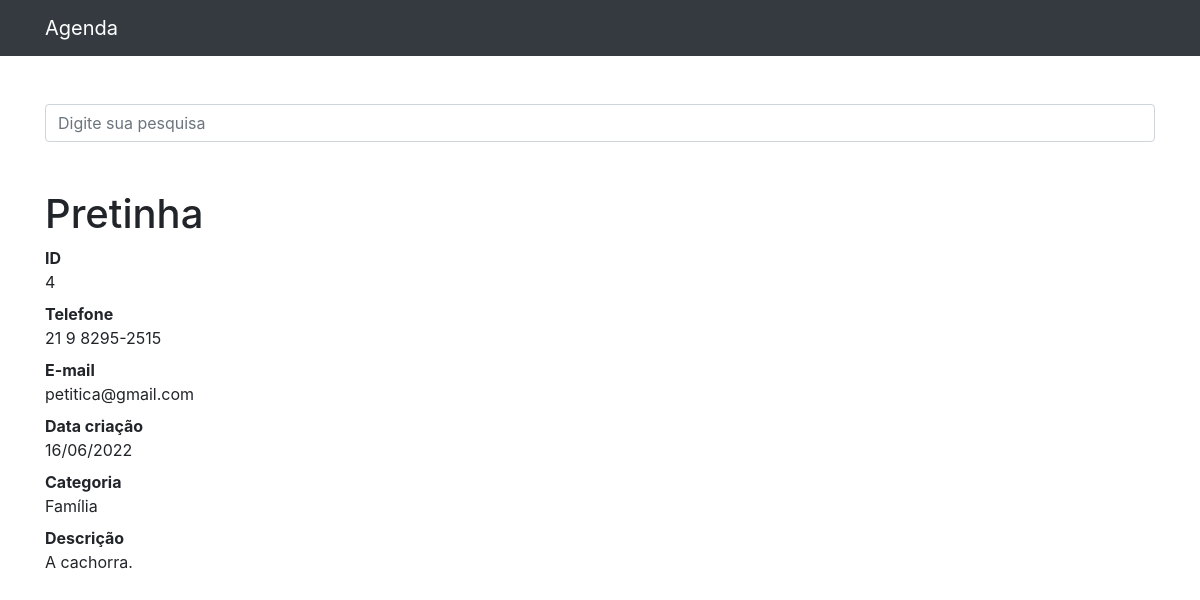
/4, run on the app's committed database.
### contatos/models.py (models this page shows, shortened)
class Contato(models.Model):
    nome = models.CharField(max_length=225)
    sobrenome = models.CharField(max_length=225, blank=True)
    telefone = models.CharField(max_length=225)
    email = models.CharField(max_length=225, blank=True)
    data_criacao = models.DateTimeField(default=timezone.now)
    descricao = models.TextField(blank=True)
    categoria = models.ForeignKey(Categoria, on_delete=models.DO_NOTHING)
    mostrar = models.BooleanField(default=True)
    foto = models.ImageField(blank=True, upload_to='fotos/%Y/%m/')

class Categoria(models.Model):
    nome = models.CharField(max_length=225)
    def __str__(self):
        return self.nome

### contatos/views.py (the view)
# urls.py: path('<int:contato_id>', views.ver_contato, name='ver_contato'),
def ver_contato(request, contato_id):
    contato = get_object_or_404(Contato, id=contato_id)
    if not contato.mostrar:
        raise Http404()
    return render(request, 'contatos/ver_contato.html', {
        'contato': contato
    })

### contatos/templates/contatos/ver_contato.html
{% extends 'base.html' %}
{%block conteudo%}
        <h1 class="mt-5">{{ contato.nome }}  {{ contato.sobrenome }}</h1>
        <dl>
          <dt>ID</dt>
          <dd>{{ contato.id }}</dd>
          <dt>Telefone</dt>
          <dd>{{ contato.telefone }}</dd>
          <dt>E-mail</dt>
          <dd>{{ contato.email }}</dd>
          <dt>Data criação</dt>
          <dd>{{ contato.data_criacao|date:'d/m/Y'  }}</dd>
          <dt>Categoria</dt>
          <dd>{{ contato.categoria }}</dd>
          <dt>Descrição</dt>
          <dd> {{ contato.descricao }} </dd>
        </dl>
{%endblock%}

### data on the page
Contato: nome "Pretinha", id "4", telefone "21 9 8295-2515", email "petitica@gmail.com", data_criacao "16/06/2022", categoria "Família", descricao "A cachorra."
